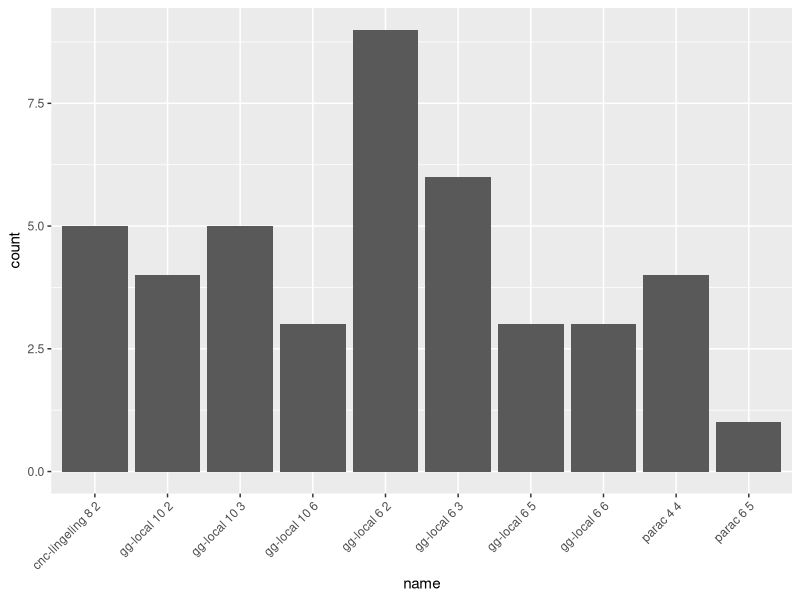
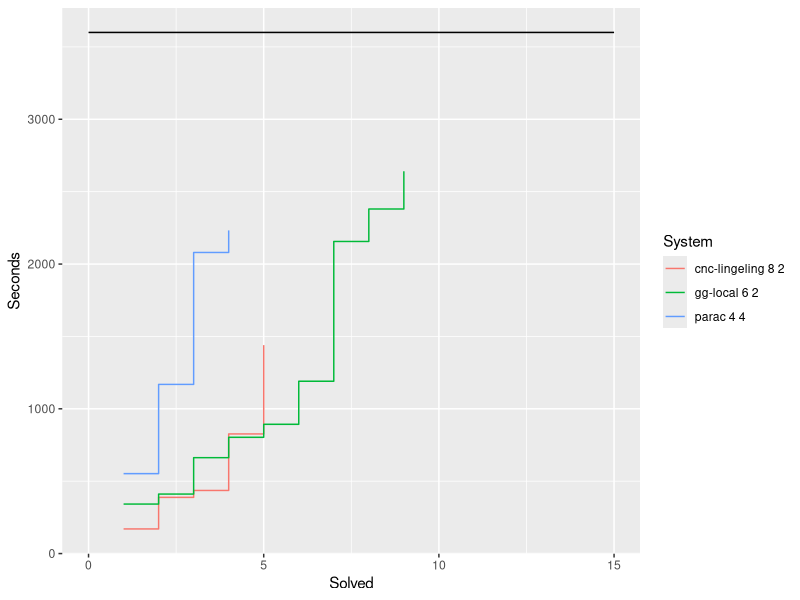
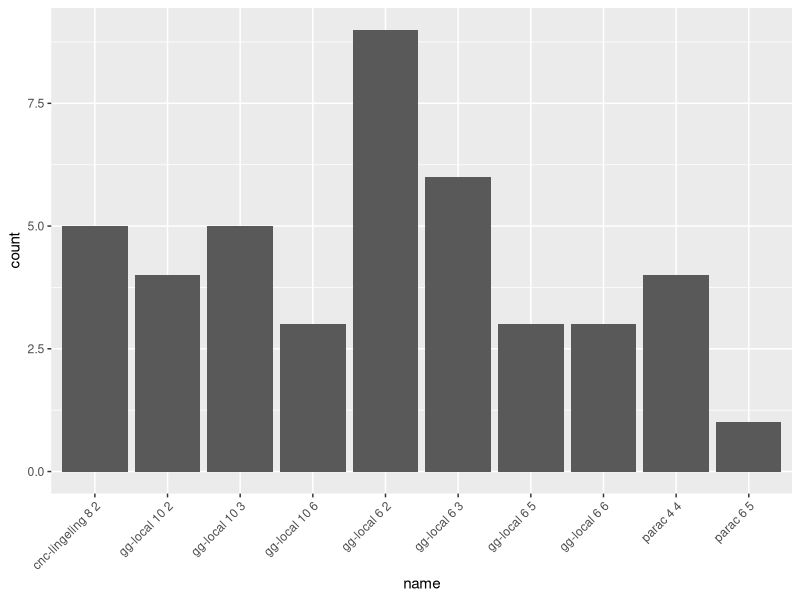
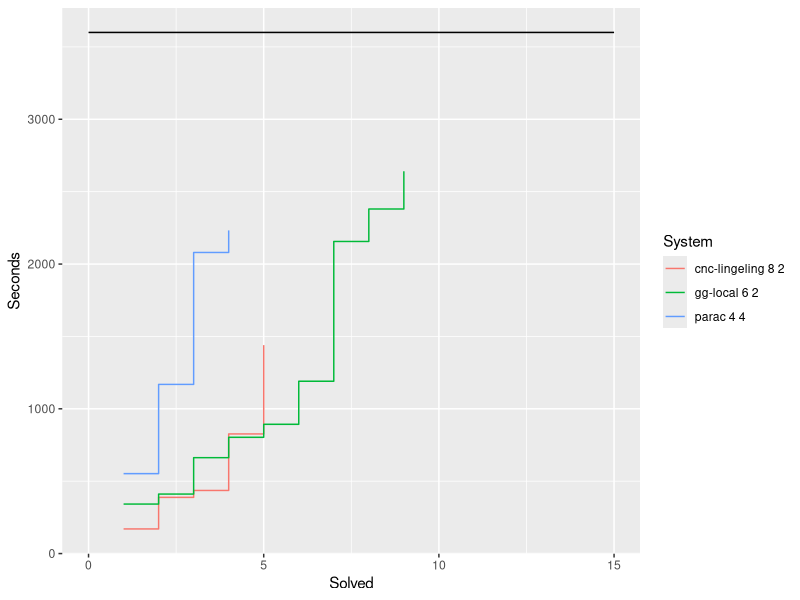

Source code (R) for these figures, in order:
library(tidyverse)

d <- read_csv("data.csv") %>% 
  mutate(name = paste(infra, initial_divides, online_divides)) %>%
  filter(jobs == 64) %>%
  filter(result != "TIMEOUT")
ggplot(data = d) +
  geom_histogram(mapping = aes(x = name), stat="count") +
  theme(axis.text.x=element_text(angle=45,hjust=1))
ggsave("solved-hist.pdf")
ggplot(data = d %>%
         filter(name %in% c("gg-local 6 2", "cnc-lingeling 8 2", "parac 4 4")) %>%
         group_by(name) %>%
         arrange(duration) %>%
         mutate(ct = row_number())
         ) +
  geom_step(aes(y=duration, x = ct, color = name)) +
  labs(y= "Seconds", x = "Solved", color = "System") +
  annotate("segment", x = 0, y = 3600, xend = 15, yend = 3600) +
  xlim(0, 15)
ggsave("cactus.pdf")
